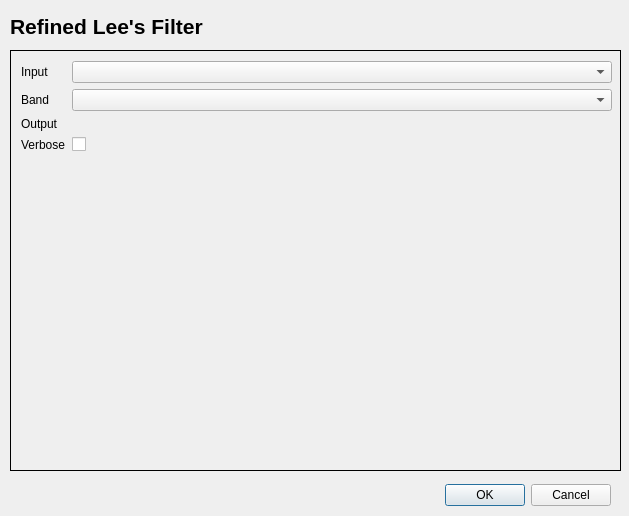
<?xml version="1.0" encoding="UTF-8"?>
<ui version="4.0">
 <class>RefinedLeeFilterDialogBase</class>
 <widget class="QDialog" name="RefinedLeeFilterDialogBase">
  <property name="geometry">
   <rect>
    <x>0</x>
    <y>0</y>
    <width>629</width>
    <height>516</height>
   </rect>
  </property>
  <property name="windowTitle">
   <string>Speckle Filters &gt; Refined Lee's Filter</string>
  </property>
  <property name="windowIcon">
   <iconset>
    <normaloff>icon.png</normaloff>icon.png</iconset>
  </property>
  <widget class="QDialogButtonBox" name="button_box">
   <property name="geometry">
    <rect>
     <x>380</x>
     <y>480</y>
     <width>231</width>
     <height>31</height>
    </rect>
   </property>
   <property name="orientation">
    <enum>Qt::Horizontal</enum>
   </property>
   <property name="standardButtons">
    <set>QDialogButtonBox::Cancel|QDialogButtonBox::Ok</set>
   </property>
  </widget>
  <widget class="QLabel" name="title_label">
   <property name="geometry">
    <rect>
     <x>10</x>
     <y>10</y>
     <width>611</width>
     <height>33</height>
    </rect>
   </property>
   <property name="text">
    <string>&lt;!DOCTYPE HTML PUBLIC &quot;-//W3C//DTD HTML 4.0//EN&quot; &quot;http://www.w3.org/TR/REC-html40/strict.dtd&quot;&gt;
&lt;html&gt;&lt;head&gt;&lt;meta name=&quot;qrichtext&quot; content=&quot;1&quot; /&gt;&lt;style type=&quot;text/css&quot;&gt;
p, li { white-space: pre-wrap; }
&lt;/style&gt;&lt;/head&gt;&lt;body style=&quot; font-family:'MS Shell Dlg 2'; font-size:8pt; font-weight:400; font-style:normal;&quot;&gt;
&lt;p style=&quot; margin-top:0px; margin-bottom:0px; margin-left:0px; margin-right:0px; -qt-block-indent:0; text-indent:0px;&quot;&gt;&lt;span style=&quot; font-family:'Sans Serif'; font-size:16pt; font-weight:600;&quot;&gt;Refined Lee's Filter&lt;/span&gt;&lt;/p&gt;&lt;/body&gt;&lt;/html&gt;</string>
   </property>
   <property name="alignment">
    <set>Qt::AlignLeading|Qt::AlignLeft|Qt::AlignVCenter</set>
   </property>
  </widget>
  <widget class="QStackedWidget" name="stackedWidget">
   <property name="geometry">
    <rect>
     <x>10</x>
     <y>50</y>
     <width>611</width>
     <height>421</height>
    </rect>
   </property>
   <property name="frameShape">
    <enum>QFrame::Box</enum>
   </property>
   <widget class="QWidget" name="page">
    <widget class="QWidget" name="formLayoutWidget">
     <property name="geometry">
      <rect>
       <x>10</x>
       <y>10</y>
       <width>591</width>
       <height>211</height>
      </rect>
     </property>
     <layout class="QFormLayout" name="formLayout">
      <item row="0" column="0">
       <widget class="QLabel" name="inputLabel">
        <property name="text">
         <string>Input</string>
        </property>
       </widget>
      </item>
      <item row="0" column="1">
       <widget class="QgsMapLayerComboBox" name="inputQgsMapLayerComboBox">
        <property name="toolTip">
         <string>&lt;html&gt;&lt;head/&gt;&lt;body&gt;&lt;p&gt;Input image file name&lt;/p&gt;&lt;/body&gt;&lt;/html&gt;</string>
        </property>
       </widget>
      </item>
      <item row="1" column="0">
       <widget class="QLabel" name="label">
        <property name="text">
         <string>Band </string>
        </property>
       </widget>
      </item>
      <item row="1" column="1">
       <widget class="QgsRasterBandComboBox" name="bandIndexQgsRasterBandComboBox">
        <property name="toolTip">
         <string>&lt;html&gt;&lt;head/&gt;&lt;body&gt;&lt;p&gt;Band Index&lt;/p&gt;&lt;/body&gt;&lt;/html&gt;</string>
        </property>
       </widget>
      </item>
      <item row="2" column="0">
       <widget class="QLabel" name="outputLabel">
        <property name="text">
         <string>Output</string>
        </property>
       </widget>
      </item>
      <item row="2" column="1">
       <widget class="QgsFileWidget" name="outputQgsFileWidget">
        <property name="toolTip">
         <string>&lt;html&gt;&lt;head/&gt;&lt;body&gt;&lt;p&gt;Output image file name&lt;/p&gt;&lt;/body&gt;&lt;/html&gt;</string>
        </property>
        <property name="dialogTitle">
         <string>Select output file</string>
        </property>
        <property name="filter">
         <string>*.tif *.tiff *.gtif ;;*.img ;; *.*</string>
        </property>
        <property name="storageMode">
         <enum>QgsFileWidget::SaveFile</enum>
        </property>
       </widget>
      </item>
      <item row="3" column="0">
       <widget class="QLabel" name="label_2">
        <property name="text">
         <string>Verbose</string>
        </property>
       </widget>
      </item>
      <item row="3" column="1">
       <widget class="QCheckBox" name="verboseCheckBox">
        <property name="toolTip">
         <string>&lt;html&gt;&lt;head/&gt;&lt;body&gt;&lt;p&gt;Verbose Mode - print a message to console&lt;/p&gt;&lt;/body&gt;&lt;/html&gt;</string>
        </property>
        <property name="text">
         <string/>
        </property>
       </widget>
      </item>
     </layout>
    </widget>
   </widget>
   <widget class="QWidget" name="page_2"/>
  </widget>
 </widget>
 <customwidgets>
  <customwidget>
   <class>QgsFileWidget</class>
   <extends>QWidget</extends>
   <header>qgsfilewidget.h</header>
  </customwidget>
  <customwidget>
   <class>QgsMapLayerComboBox</class>
   <extends>QComboBox</extends>
   <header>qgsmaplayercombobox.h</header>
  </customwidget>
  <customwidget>
   <class>QgsRasterBandComboBox</class>
   <extends>QComboBox</extends>
   <header>qgsrasterbandcombobox.h</header>
  </customwidget>
 </customwidgets>
 <resources/>
 <connections>
  <connection>
   <sender>button_box</sender>
   <signal>accepted()</signal>
   <receiver>RefinedLeeFilterDialogBase</receiver>
   <slot>accept()</slot>
   <hints>
    <hint type="sourcelabel">
     <x>20</x>
     <y>20</y>
    </hint>
    <hint type="destinationlabel">
     <x>20</x>
     <y>20</y>
    </hint>
   </hints>
  </connection>
  <connection>
   <sender>button_box</sender>
   <signal>rejected()</signal>
   <receiver>RefinedLeeFilterDialogBase</receiver>
   <slot>reject()</slot>
   <hints>
    <hint type="sourcelabel">
     <x>20</x>
     <y>20</y>
    </hint>
    <hint type="destinationlabel">
     <x>20</x>
     <y>20</y>
    </hint>
   </hints>
  </connection>
 </connections>
</ui>
